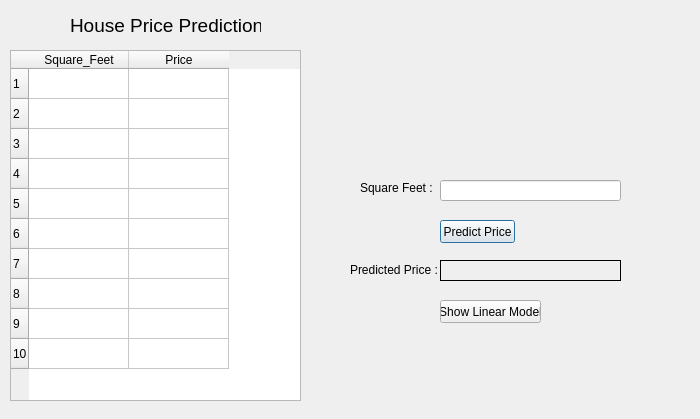
<?xml version="1.0" encoding="UTF-8"?>
<ui version="4.0">
 <class>Dialog</class>
 <widget class="QDialog" name="Dialog">
  <property name="geometry">
   <rect>
    <x>0</x>
    <y>0</y>
    <width>700</width>
    <height>419</height>
   </rect>
  </property>
  <property name="windowTitle">
   <string>Dialog</string>
  </property>
  <widget class="QTableWidget" name="tableWidget_1">
   <property name="geometry">
    <rect>
     <x>10</x>
     <y>50</y>
     <width>291</width>
     <height>351</height>
    </rect>
   </property>
   <property name="rowCount">
    <number>10</number>
   </property>
   <property name="columnCount">
    <number>2</number>
   </property>
   <row/>
   <row/>
   <row/>
   <row/>
   <row/>
   <row/>
   <row/>
   <row/>
   <row/>
   <row/>
   <column>
    <property name="text">
     <string>Square_Feet</string>
    </property>
   </column>
   <column>
    <property name="text">
     <string>Price</string>
    </property>
   </column>
  </widget>
  <widget class="QLabel" name="label">
   <property name="geometry">
    <rect>
     <x>70</x>
     <y>10</y>
     <width>191</width>
     <height>31</height>
    </rect>
   </property>
   <property name="font">
    <font>
     <pointsize>14</pointsize>
    </font>
   </property>
   <property name="text">
    <string>House Price Prediction</string>
   </property>
  </widget>
  <widget class="QLabel" name="label_2">
   <property name="geometry">
    <rect>
     <x>360</x>
     <y>180</y>
     <width>81</width>
     <height>16</height>
    </rect>
   </property>
   <property name="text">
    <string>Square Feet :</string>
   </property>
  </widget>
  <widget class="QLineEdit" name="lineEdit_1">
   <property name="geometry">
    <rect>
     <x>440</x>
     <y>180</y>
     <width>181</width>
     <height>21</height>
    </rect>
   </property>
  </widget>
  <widget class="QLabel" name="predictResultLabel">
   <property name="geometry">
    <rect>
     <x>440</x>
     <y>260</y>
     <width>181</width>
     <height>21</height>
    </rect>
   </property>
   <property name="frameShape">
    <enum>QFrame::Box</enum>
   </property>
   <property name="text">
    <string/>
   </property>
  </widget>
  <widget class="QPushButton" name="predictButton_1">
   <property name="geometry">
    <rect>
     <x>440</x>
     <y>220</y>
     <width>75</width>
     <height>23</height>
    </rect>
   </property>
   <property name="text">
    <string>Predict Price</string>
   </property>
  </widget>
  <widget class="QLabel" name="label_4">
   <property name="geometry">
    <rect>
     <x>350</x>
     <y>260</y>
     <width>91</width>
     <height>20</height>
    </rect>
   </property>
   <property name="text">
    <string>Predicted Price :</string>
   </property>
  </widget>
  <widget class="QPushButton" name="linearModelButton">
   <property name="geometry">
    <rect>
     <x>440</x>
     <y>300</y>
     <width>101</width>
     <height>23</height>
    </rect>
   </property>
   <property name="text">
    <string>Show Linear Model</string>
   </property>
  </widget>
  <widget class="QLabel" name="label_3">
   <property name="geometry">
    <rect>
     <x>440</x>
     <y>40</y>
     <width>151</width>
     <height>121</height>
    </rect>
   </property>
   <property name="text">
    <string/>
   </property>
   <property name="pixmap">
    <pixmap>house-prices-up.jpg</pixmap>
   </property>
  </widget>
 </widget>
 <resources/>
 <connections/>
</ui>
